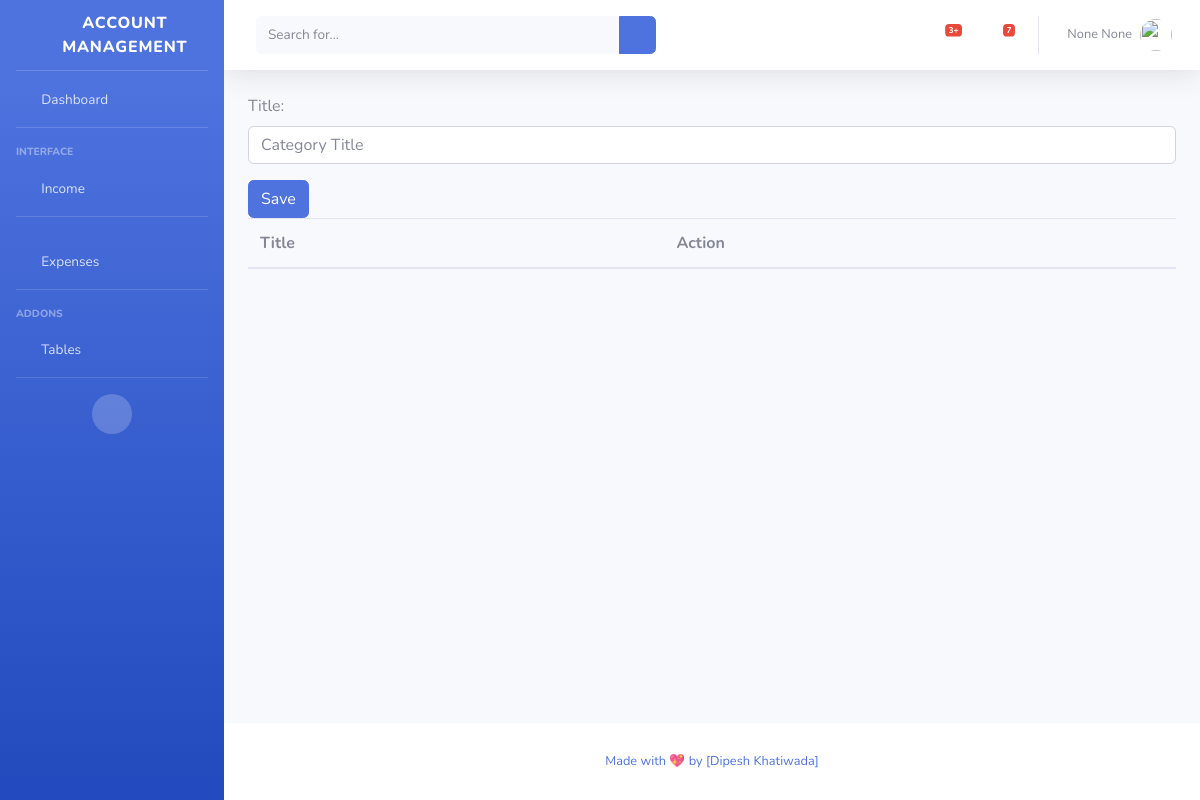
Page /income/category/ (signed in) on the earlier database version.
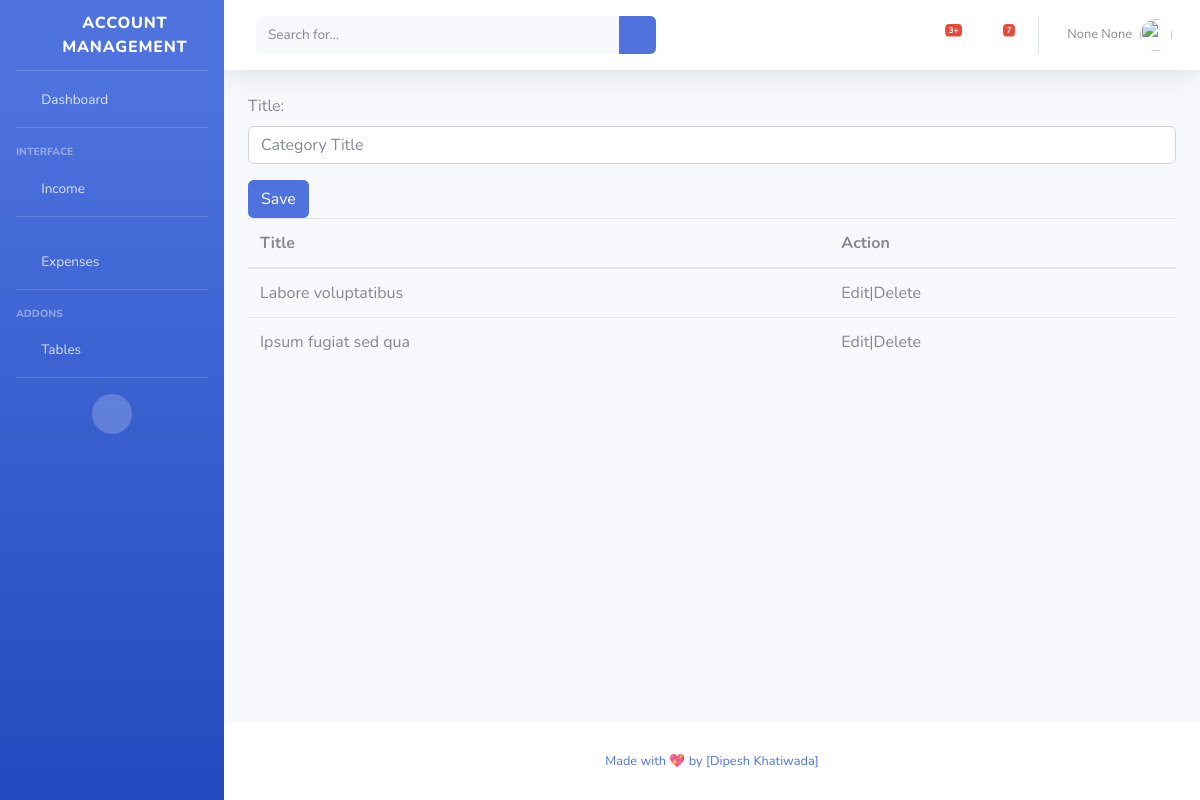
Same page on the later database version.
### account/models.py (models this page shows, shortened)
class Account(AbstractBaseUser):
    email = models.EmailField(
        verbose_name="Enter your email",
        unique=True
    )
    contact_no = models.CharField(
        max_length=20,
        verbose_name="Contact Number",
        unique=True
    )
    first_name = models.CharField(
        max_length=100,
        verbose_name="First Name",
        null=True, blank=True,
    )
    last_name = models.CharField(
        max_length=100,
        verbose_name="last Name",
        null=True, blank=True,
    )
    is_active = models.BooleanField(default=True)
    is_admin = models.BooleanField(default=False)
    objects = AccountManager()
    USERNAME_FIELD = 'email'

### income/models.py (models this page shows, shortened)
class IncomeCategory(Category):
    objects = IncomeCategoryManager()
    class Meta:
        db_table = 'income_category'

### income/views.py (the view, shortened to what this page needs)
# urls.py: path('category/',IncomeCategoryView.as_view(),name='income_category'),
class IncomeCategoryView(LoginRequiredMixin, View):
    login_url = '/account/login'
    template_name = 'income_category.html'
    def get(self, request):
        context = {
            'form': IncomeCateogyForm(),
            'categories': IncomeCategory.objects.filter(user_id=request.user.id)
        }
        return render(request, self.template_name, context)

### income/forms.py
class IncomeCateogyForm(forms.ModelForm):
    title = forms.CharField(widget=forms.TextInput(attrs={'class': 'form-control', 'placeholder': 'Category Title'}))
    class Meta:
        model = IncomeCategory
        fields = ['title', ]

### templates/income_category.html (shortened to what this page needs)
{% extends 'base/base.html' %}
 {% block 'sidebar' %}
  {% include 'component/sidebar.html' %}
 {% endblock %}
 {% block 'navbar' %}
  {% include 'component/nav.html' %}
 {% endblock %}
 {% block 'footer' %}
{% include 'component/footer.html' %}
 {% endblock %}
{% block 'body' %}
 <form method="post">
      {{form.as_p}}
      <button type="submit" class="btn btn-primary">Save</button>
  </form>
<table class="table">
    <thead>
        <tr>
            <th>Title</th>
            <th>Action</th>
        </tr>
    </thead>
    <tbody>
    {% for category in categories %}
        <tr>
            <td>{{category.title}}</td>
            <td>Edit|Delete</td>
        </tr>
    {% endfor %}
    </tbody>
</table>
{% endblock %}

### templates/base/base.html (shortened to what this page needs)
<!DOCTYPE html>
<html lang="en">
{% load static %}
<head>
  <link href="{% static 'vendor/fontawesome-free/css/all.min.css' %}" rel="stylesheet" type="text/css">
  <link href="{% static 'css/sb-admin-2.min.css' %}" rel="stylesheet">
</head>
<body id="page-top">
  <div id="wrapper">
{% block 'sidebar' %}  {% endblock %}
    <div id="content-wrapper" class="d-flex flex-column">
      <div id="content">
       {% block 'navbar' %}  {% endblock %}
        <div class="container-fluid">
          {% block 'body' %} {% endblock %}
        </div>
      </div>
{% block 'footer' %}  {% endblock %}
    </div>
  </div>
</body>
</html>

### templates/component/sidebar.html (shortened to what this page needs)
<ul class="navbar-nav bg-gradient-primary sidebar sidebar-dark accordion" id="accordionSidebar">
  <a class="sidebar-brand d-flex align-items-center justify-content-center" href="{% url 'dashboard' %}">
    <div class="sidebar-brand-icon rotate-n-15">
      <i class="fas fa-laugh-wink"></i>
    </div>
    <div class="sidebar-brand-text mx-3">Account Management</div>
  </a>
  <hr class="sidebar-divider my-0">
  <li class="nav-item">
    <a class="nav-link" href="{% url 'dashboard' %}">
      <i class="fas fa-fw fa-tachometer-alt"></i>
      <span>Dashboard</span></a>
  </li>
  <hr class="sidebar-divider">
  <div class="sidebar-heading">
    Interface
  </div>
  <li class="nav-item">
    <a class="nav-link collapsed" href="#" data-toggle="collapse" data-target="#collapseTwo" aria-expanded="true" aria-controls="collapseTwo">
      <i class="fas fa-fw fa-cog"></i>
      <span>Income</span>
    </a>
  </li>
  <hr class="sidebar-divider">
  <li class="nav-item">
    <a class="nav-link collapsed" href="#" data-toggle="collapse" data-target="#collapseUtilities" aria-expanded="true" aria-controls="collapseUtilities">
      <i class="fas fa-fw fa-wrench"></i>
      <span>Expenses</span>
    </a>
  </li>
  <hr class="sidebar-divider">
  <div class="sidebar-heading">
    Addons
  </div>
  <li class="nav-item">
    <a class="nav-link" href="tables.html">
      <i class="fas fa-fw fa-table"></i>
      <span>Tables</span></a>
  </li>
  <hr class="sidebar-divider d-none d-md-block">
  <div class="text-center d-none d-md-inline">
    <button class="rounded-circle border-0" id="sidebarToggle"></button>
  </div>
</ul>

### templates/component/nav.html (shortened to what this page needs)
<nav class="navbar navbar-expand navbar-light bg-white topbar mb-4 static-top shadow">
  <form class="d-none d-sm-inline-block form-inline mr-auto ml-md-3 my-2 my-md-0 mw-100 navbar-search">
    <div class="input-group">
      <input type="text" class="form-control bg-light border-0 small" placeholder="Search for..." aria-label="Search" aria-describedby="basic-addon2">
      <div class="input-group-append">
        <button class="btn btn-primary" type="button">
          <i class="fas fa-search fa-sm"></i>
        </button>
      </div>
    </div>
  </form>
  <ul class="navbar-nav ml-auto">
    <li class="nav-item dropdown no-arrow mx-1">
      <a class="nav-link dropdown-toggle" href="#" id="alertsDropdown" role="button" data-toggle="dropdown" aria-haspopup="true" aria-expanded="false">
        <i class="fas fa-bell fa-fw"></i>
        <span class="badge badge-danger badge-counter">3+</span>
      </a>
    </li>
    <li class="nav-item dropdown no-arrow mx-1">
      <a class="nav-link dropdown-toggle" href="#" id="messagesDropdown" role="button" data-toggle="dropdown" aria-haspopup="true" aria-expanded="false">
        <i class="fas fa-envelope fa-fw"></i>
        <span class="badge badge-danger badge-counter">7</span>
      </a>
    </li>
    <li class="nav-item dropdown no-arrow">
      <a class="nav-link dropdown-toggle" href="#" id="userDropdown" role="button" data-toggle="dropdown" aria-haspopup="true" aria-expanded="false">
        <span class="mr-2 d-none d-lg-inline text-gray-600 small">{{request.user.first_name}} {{request.user.last_name}}</span>
        <img class="img-profile rounded-circle" src="https://source.unsplash.com/QAB-WJcbgJk/60x60">
      </a>
    </li>
  </ul>
</nav>

### templates/component/footer.html
<footer class="sticky-footer bg-white">
<div class="container my-auto">
  <div class="copyright text-center my-auto">
    <span><a href="https://dipeshkhatiwada.com.np">Made with 💖 by [Dipesh Khatiwada]</a></span>
  </div>
</div>
</footer>

Differences in the rows shown:
added IncomeCategory: title "Labore voluptatibus"
added IncomeCategory: title "Ipsum fugiat sed qua"
